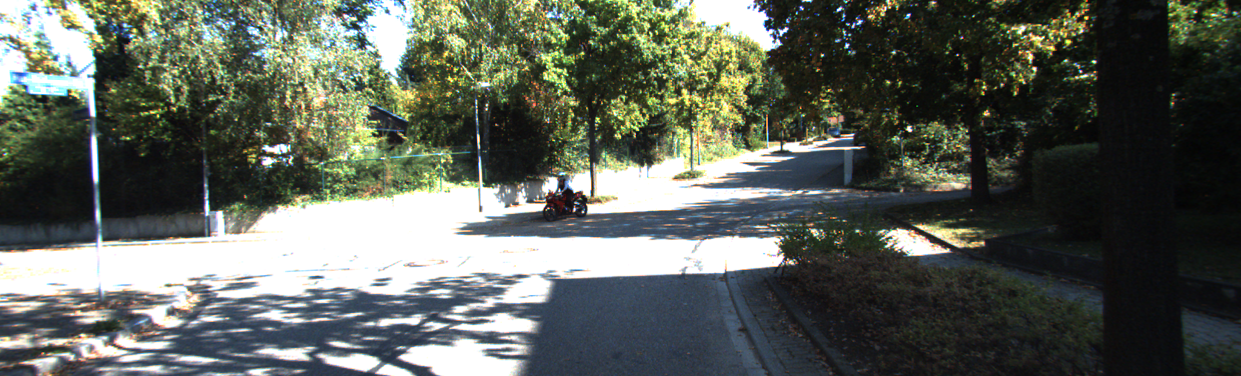
#> input picture MOB-22-UoE-CW/data/image_02/data/0000000889.png, 1241 x 376 px; its folder holds 4 pictures in this run; the run also reads 1 picture not shown here
$ jupyter execute --allow-errors 3_visual_odometry_and_EKF.ipynb
#> lines starting #> are read from the running program, lines starting #| are printed output that depends on the picture; after the words box and inside, x2 and y2 are one past the last pixel; in counts of white or black regions, pixels touching at a corner belong together
## (Stereo) Visual Odometry

[cell 1]
import cv2
import numpy as np
import datetime
import matplotlib.pyplot as plt

### Dataset Handling
Let's make a dataset handling object to make our data more accessible as we complete our task.

[cell 2]
class Dataset_Handler():
    def __init__(self, lidar=False, progress_bar=True):
#> called with lidar = False, progress_bar = True
        import pandas as pd
        import os
        import cv2

        self.left_image_files = os.listdir('./data/image_02/data')
        self.right_image_files = os.listdir('./data/image_03/data')
        self.left_image_files.sort()
        self.right_image_files.sort()

        self.num_frames = len(self.left_image_files)

        self.reset_frames()
            # Store original frame to memory for testing functions
        self.first_image_left = cv2.imread('./data/image_02/data/'
                                               + self.left_image_files[0], 0)
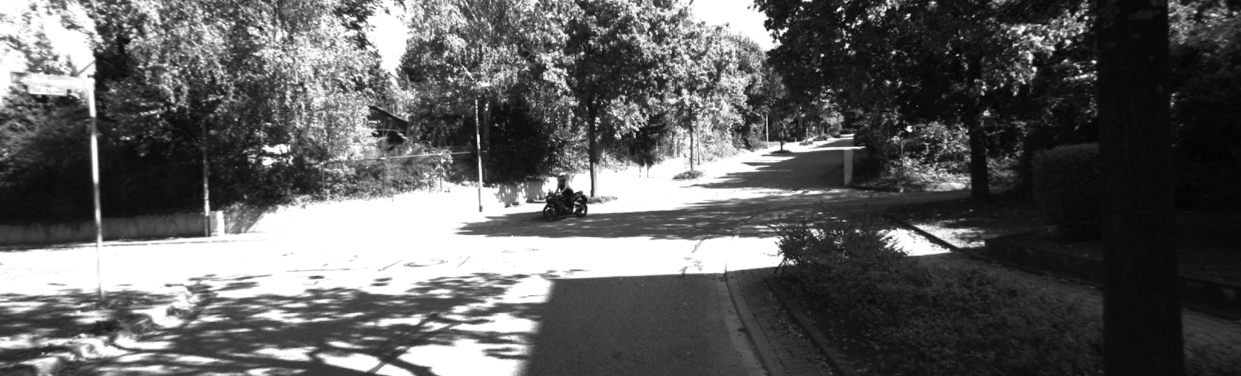
#> self.first_image_left: shape (376, 1241); min 3, max 255, mean 95.3

        self.first_image_right = cv2.imread('./data/image_03/data/'
                                               + self.right_image_files[0], 0)
        self.second_image_left = cv2.imread('./data/image_02/data/'
                                               + self.left_image_files[1], 0)
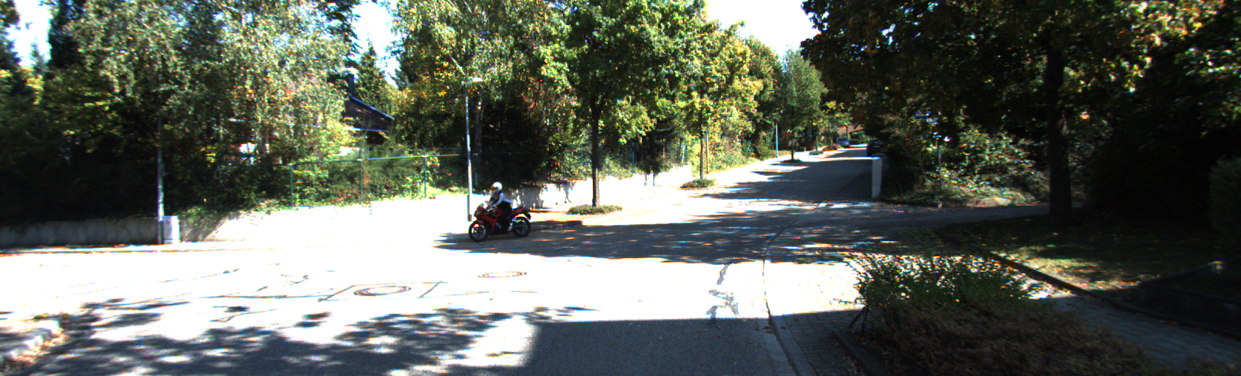
#> input picture MOB-22-UoE-CW/data/image_02/data/0000000893.png, 1241 x 376 px
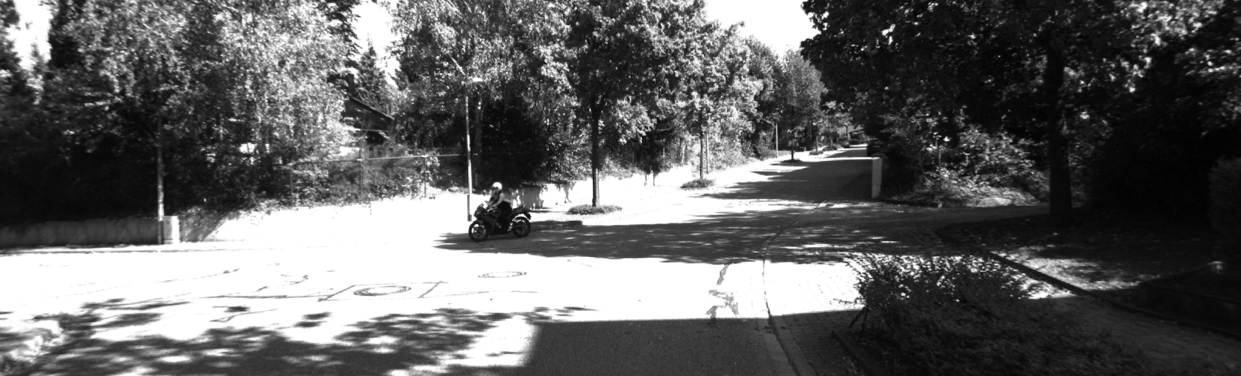
#> self.second_image_left: shape (376, 1241); min 1, max 255, mean 98.5
        self.imheight = self.first_image_left.shape[0]
#> self.imheight = 376
        self.imwidth = self.first_image_left.shape[1]
#> self.imwidth = 1241


    def reset_frames(self):
        # Resets all generators to the first frame of the sequence
        self.images_left = (cv2.imread('./data/image_02/data/'+ name_left, 0)
                            for name_left in self.left_image_files)
        self.images_right = (cv2.imread('./data/image_03/data/' + name_right, 0)
                            for name_right in self.right_image_files)

#### disparity map and depth map
Unlike the simulation dataset we used in the tutorial, this time we are going to use a real driving dataset. Therefore we don't have depth images that you need to use for PnP directly, however, we have stereo images in this dataset, so the depth map can be generated from that.

[cell 3]
def compute_left_disparity_map(img_left, img_right, matcher='bm', rgb=False, verbose=False):
    '''
    Takes a left and right stereo pair of images and computes the disparity map for the left
    image. Pass rgb=True if the images are RGB.

    Arguments:
    img_left -- image from left camera
    img_right -- image from right camera

    Optional Arguments:
    matcher -- (str) can be 'bm' for StereoBM or 'sgbm' for StereoSGBM matching
    rgb -- (bool) set to True if passing RGB images as input
    verbose -- (bool) set to True to report matching type and time to compute

    Returns:
    disp_left -- disparity map for the left camera image

    '''
    # Feel free to read OpenCV documentation and tweak these values. These work well
    sad_window = 6
    num_disparities = sad_window*16
    block_size = 11
    matcher_name = matcher

    if matcher_name == 'bm':
        matcher = cv2.StereoBM_create(numDisparities=num_disparities,
                                      blockSize=block_size
                                     )

    elif matcher_name == 'sgbm':
        matcher = cv2.StereoSGBM_create(numDisparities=num_disparities,
                                        minDisparity=0,
                                        blockSize=block_size,
                                        P1 = 8 * 3 * sad_window ** 2,
                                        P2 = 32 * 3 * sad_window ** 2,
                                        mode=cv2.STEREO_SGBM_MODE_SGBM_3WAY
                                       )
    if rgb:
        img_left = cv2.cvtColor(img_left, cv2.COLOR_BGR2GRAY)
        img_right = cv2.cvtColor(img_right, cv2.COLOR_BGR2GRAY)
    start = datetime.datetime.now()
    disp_left = matcher.compute(img_left, img_right).astype(np.float32)/16
    end = datetime.datetime.now()
#     if verbose:
#         print(f'Time to compute disparity map using Stereo{matcher_name.upper()}:', end-start)

    return disp_left

[cell 4]
handler = Dataset_Handler()
left = handler.first_image_left
right = handler.first_image_right
#> (the rest of this cell did not finish here and is left out)

plt.figure(figsize=(11,7))
plt.imshow(disp)

[cell 5]
def decompose_projection_matrix(p):
    '''
    Shortcut to use cv2.decomposeProjectionMatrix(), which only returns k, r, t, and divides
    t by the scale, then returns it as a vector with shape (3,) (non-homogeneous)

    Arguments:
    p -- projection matrix to be decomposed

    Returns:
    k, r, t -- intrinsic matrix, rotation matrix, and 3D translation vector

    '''
    k, r, t, _, _, _, _ = cv2.decomposeProjectionMatrix(p)
    t = (t / t[3])[:3]

    return k, r, t

# [38 lines left out: function calc_depth_map, not called in this run]

def stereo_2_depth(img_left, img_right, P0, P1, matcher='bm', rgb=False, verbose=False,
                   rectified=True):
    '''
    Takes stereo pair of images and returns a depth map for the left camera. If your projection
    matrices are not rectified, set rectified=False.

    Arguments:
    img_left -- image of left camera
    img_right -- image of right camera
    P0 -- Projection matrix for the left camera
    P1 -- Projection matrix for the right camera

    Optional Arguments:
    matcher -- (str) can be 'bm' for StereoBM or 'sgbm' for StereoSGBM
    rgb -- (bool) set to True if images passed are RGB. Default is False
    verbose -- (bool) set to True to report computation time and method
    rectified -- (bool) set to False if P1 not rectified to P0. Default is True

    Returns:
    depth -- depth map for left camera

    '''
    # Compute disparity map
    disp = compute_left_disparity_map(img_left,
                                      img_right,
                                      matcher=matcher,
                                      rgb=rgb,
                                      verbose=verbose)
    # Decompose projection matrices
    k_left, r_left, t_left = decompose_projection_matrix(P0)
    k_right, r_right, t_right = decompose_projection_matrix(P1)
    # Calculate depth map for left camera
    depth = calc_depth_map(disp, k_left, t_left, t_right)

    return depth

[cell 6]
P0 = np.array([[7.188560e+02 ,   0.    ,  6.071928e+02,   4.538225e+01],
               [  0.    ,7.188560e+02 , 1.852157e+02,   -1.130887e-01],
               [  0.    ,   0.    ,   1.    ,   3.779761e-03]])
P1 = np.array([[7.188560e+02 ,   0.    ,  6.071928e+02,   -3.372877e+02],
               [  0.    ,7.188560e+02 , 1.852157e+02,   2.369057e+00],
               [  0.    ,   0.    ,   1.    ,   4.915215e-03]])

#> (a cell that did not finish here is left out)

plt.imshow(depth)

[cell 8]
# We can constuct a mask using this information like so
mask = np.zeros(handler.first_image_left.shape[:2], dtype=np.uint8)

### Your task:

[cell 9]
# [29 lines left out: function extract_features, not called in this run]

[cell 10]
# [52 lines left out: function match_features, not called in this run]

[cell 11]
# [20 lines left out: function filter_matches_distance, not called in this run]

[cell 12]
# [17 lines left out: function visualize_matches, not called in this run]

[cell 13]
# [40 lines left out: function estimate_motion, not called in this run]

### check your implementation here

[cell 14]
image_left = handler.first_image_left
plt.imshow(image_left)
image_right = handler.first_image_right
image_plus1 = handler.second_image_left
#> (the rest of this cell did not finish here and is left out)

kp0, des0 = extract_features(image_left, 'orb')
kp1, des1 = extract_features(image_plus1, 'orb')
matches = match_features(des0, des1, matching='BF', detector='orb')
print('Number of matches before filtering:', len(matches))
matches = filter_matches_distance(matches, 0.8)
print('Number of matches after filtering:', len(matches))
visualize_matches(image_left, kp0, image_plus1, kp1, matches)

[cell 15]
def visual_odometry(handler, detector='orb', matching='FLANN', filter_match_distance=None,
                    stereo_matcher='sgbm', mask=None, depth_type='stereo'):
    '''
    Function to perform visual odometry on a sequence from the KITTI visual odometry dataset.
    Takes as input a Data_Handler object and optional parameters.

    Arguments:
    handler -- Data_Handler object instance

    Optional Arguments:
    detector -- (str) can be 'sift' or 'orb'. Default is 'sift'.
    matching -- (str) can be 'BF' for Brute Force or 'FLANN'. Default is 'BF'.
    filter_match_distance -- (float) value for ratio test on matched features. Default is None.
    stereo_matcher -- (str) can be 'bm' (faster) or 'sgbm' (more accurate). Default is 'bm'.
    mask -- (array) mask to reduce feature search area to where depth information available.
    depth_type -- (str) can be 'stereo' or set to None to use Essential matrix decomposition.
                        Note that scale will be incorrect with no depth used.

    Returns:
    trajectory -- Array of shape Nx3x4 of estimated poses of vehicle for each computed frame.

    '''
    P0 = np.array([[7.188560e+02 ,   0.    ,  6.071928e+02,   4.538225e+01],
               [  0.    ,7.188560e+02 , 1.852157e+02,   -1.130887e-01],
               [  0.    ,   0.    ,   1.    ,   3.779761e-03]])
    P1 = np.array([[7.188560e+02 ,   0.    ,  6.071928e+02,   -3.372877e+02],
               [  0.    ,7.188560e+02 , 1.852157e+02,   2.369057e+00],
               [  0.    ,   0.    ,   1.    ,   4.915215e-03]])

    # Report methods being used to user
    print('Generating disparities with Stereo{}'.format(str.upper(stereo_matcher)))
    print('Detecting features with {} and matching with {}'.format(str.upper(detector), matching))

    if filter_match_distance is not None:
        print('Filtering feature matches at threshold of {}*distance'.format(filter_match_distance))

    matches = []
    depth_maps = []
    kp = []

    # Decompose projection matrices
    k_left, r_left, t_left = decompose_projection_matrix(P0)

    images_left = list(handler.images_left)
    images_right = list(handler.images_right)

    for i in range(handler.num_frames - 1):
        image_left = images_left[i]
        image_right = images_right[i]
        image_plus1 = images_left[i+1]


        # Compute depth map for left camera
        depth_map = stereo_2_depth(image_left, image_right, P0,  P1, matcher=stereo_matcher, verbose=False)
        depth_maps.append(depth_map)


        kp0, des0 = extract_features(image_left, detector,mask)
        kp1, des1 = extract_features(image_plus1, detector,mask)
        kp.append(kp0)

        match = match_features(des0, des1, matching, detector)
        match = filter_matches_distance(match, filter_match_distance)
        matches.append(match)


    final_image_left = images_left[handler.num_frames - 1]
    final_image_right = images_right[handler.num_frames - 1]
    depth_maps.append(stereo_2_depth(final_image_left, final_image_right,P0,P1, matcher=stereo_matcher, verbose = False))
    kp0, des0 = extract_features(final_image_left, detector,mask)
    kp.append(kp0)


    # Create variables for computation
    robot_pose = np.zeros((len(matches) + 1, 4, 4))

    # Initialize camera pose
    robot_pose[0] = np.eye(4)

    # Iterate through the matched features
    for i in range(len(matches)):
        # Estimate camera motion between a pair of images
        rmat, tvec, image1_points, image2_points = estimate_motion(matches[i], kp[i], kp[i + 1], k_left, depth_maps[i])

        # Determine current pose from rotation and translation matrices
        current_pose = np.eye(4)
        current_pose[0:3, 0:3] = rmat
        current_pose[0:3, 3] = tvec.T

        # Build the robot's pose from the initial position by multiplying previous and current poses
        robot_pose[i + 1] = robot_pose[i] @ np.linalg.inv(current_pose)


    return robot_pose[:,:3,:]

[cell 16]
mask = np.zeros(handler.first_image_left.shape[:2], dtype=np.uint8)
ymax = handler.first_image_left.shape[0]
#> ymax = 376
xmax = handler.first_image_left.shape[1]
#> xmax = 1241
cv2.rectangle(mask, (96,0), (xmax,ymax), (255), thickness = -1)
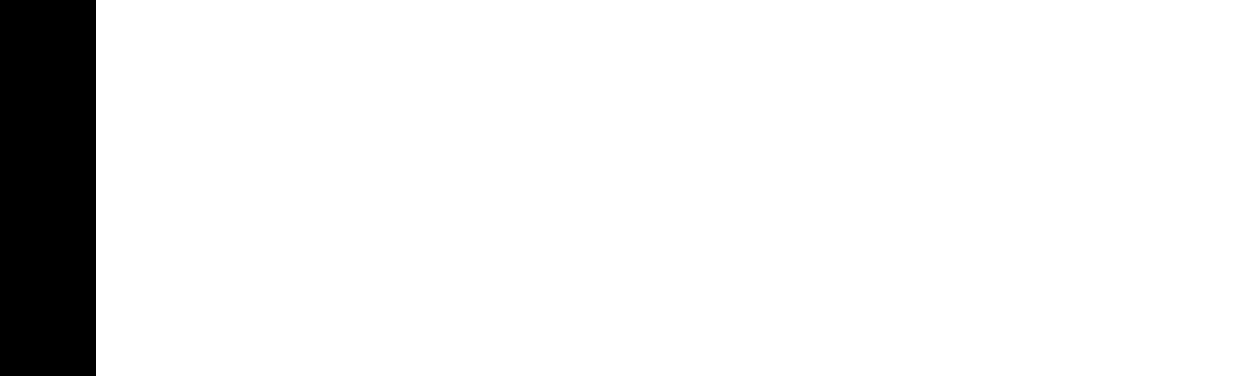
#> mask: shape (376, 1241); 92.3% white; 1 black region, box (x1, y1, x2, y2) and area: (0, 0, 96, 376) 36096
plt.imshow(mask)
# You can set nfeatures to 500 and use FLANN based matcher for a faster computation
#> (the rest of this cell did not finish here and is left out)

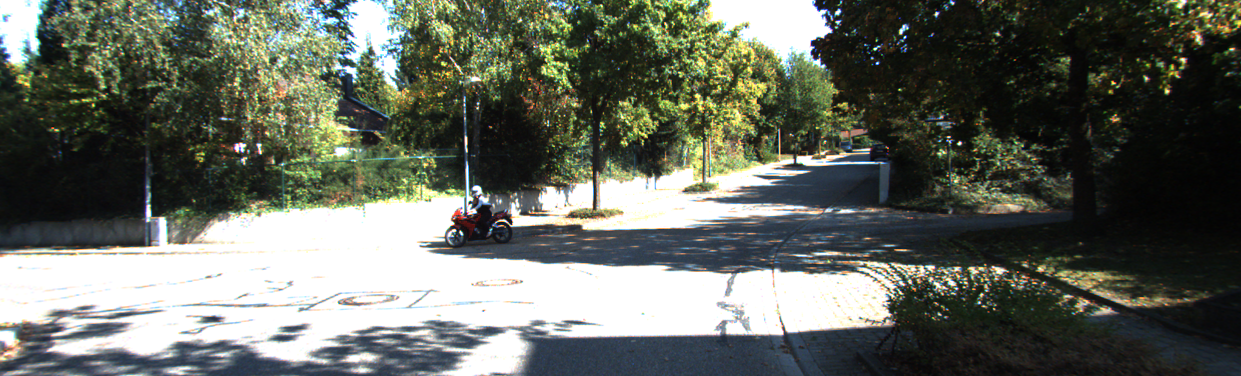
#> input picture MOB-22-UoE-CW/data/image_02/data/0000000894.png, 1241 x 376 px
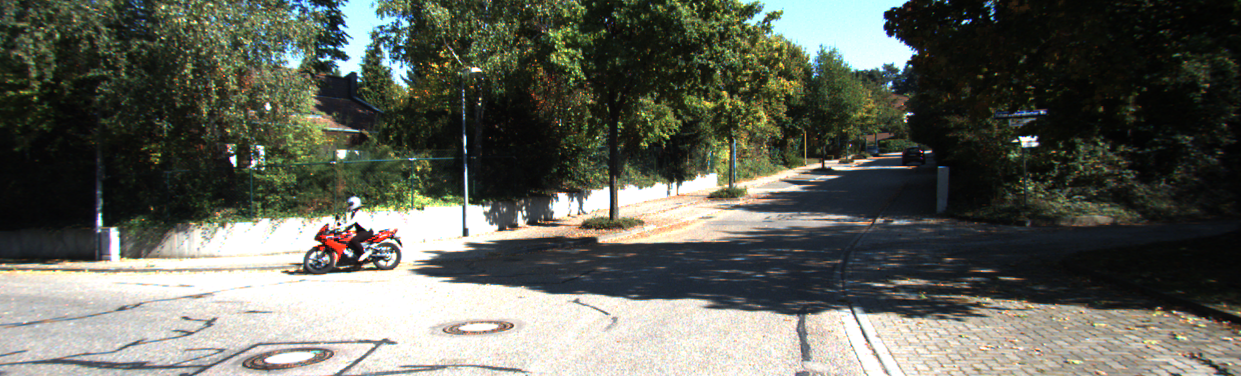
#> input picture MOB-22-UoE-CW/data/image_02/data/0000000899.png, 1241 x 376 px
#> in visual_odometry, `images_left = list(handler.images_left)`: images_left = 4 items
#> in visual_odometry, `images_right = list(handler.images_right)`: images_right = 2 items
#> after the loop in visual_odometry, `for i in range(handler.num_frames - 1):`: depth_maps = []

#### Load  gps data
Given that GPS have a noise following a normal distribution of 0 mean and 0.5 standard deviation

[cell 17]
gps_data = np.load('data/gps.npy')
#> (reads MOB-22-UoE-CW/data/gps.npy from the repository)
gps_data.shape

[cell 18]
fig = plt.figure(figsize=(10,10))

ax = fig.add_subplot(111)
ax.set_aspect('equal')
#> (the rest of this cell did not finish here and is left out)

##### You might need this in following part

[cell 19]
delta_pose = np.zeros((handler.num_frames-1,2))
bearing = np.zeros(handler.num_frames)
relative_angle = np.zeros(handler.num_frames-1)
distance = np.zeros(handler.num_frames-1)
#> (the rest of this cell did not finish here and is left out)

## Extended Kalman Filter

Now please try to use EKF to fuse the visual odometry from cameras with gps.

For simplicity, set the state vector X = \begin{bmatrix}
 b \\
 x \\
 y
\end{bmatrix}
### Motion Model
\begin{align}
\mathbf{x}_{k} &=
\begin{bmatrix}
1 &0 & 0 \\
0 &1 & 0\\
0 &0 & 1
\end{bmatrix}
\mathbf{x}_{k-1} +
\begin{bmatrix}
1 &0 \\
0 &sin(b)\\
0 &cos(b)
\end{bmatrix}
\left(
\begin{bmatrix}
\theta \\
d
\end{bmatrix}
+ \mathbf{w}_k
\right)
\, , \, \, \, \, \, \mathbf{w}_k = \mathcal{N}\left(\mathbf{0}, \mathbf{Q}\right)
\end{align}

- $\mathbf{x}_k = \left[ b \, x \, y  \right]^T$ is the current bearing and 2d position of the vehicle
- $\theta $ is the change in bearing between frame k-1 and k, data is stored in "relative_angle"
- $d$ is the distance traveled between frame k-1 and k, data is stored in "distance"

The process noise $\mathbf{w}_k$ has a (zero mean) normal distribution with a constant covariance $\mathbf{Q}$.

### Measurement Model

The measurement model from gps $\mathbf{y}_k = \left[x \, y \right]^T$.

\begin{align}
\mathbf{y}_k =
\begin{bmatrix}
0 & 1 & 0 \\
0 & 0 & 1
\end{bmatrix}
x_k
+ \mathbf{n}_k
\, , \, \, \, \, \, \mathbf{n}_k = \mathcal{N}\left(\mathbf{0}, \mathbf{R}\right)
\end{align}

The gps measurement noise $\mathbf{n}_k$ has a (zero mean) normal distribution with a constant covariance $\mathbf{R}$.

[cell 20]
from numpy.linalg import inv

init_x = np.array([0,0,0]) # inital state
P_init = np.diag([0, 0, 0]) # inital state covariance

th_var = 0.01 # translation velocity variance
d_var = 0.01  # rotational velocity variance

r_var = 1 # range measurements variance
b_var = 1 # bearing measurement variance
Q_km = np.diag([th_var, d_var])  # input noise covariance
cov_y = np.diag([r_var, b_var])   # measurement noise covariance
### your implementation:

x_est = np.zeros([handler.num_frames,3])
P_est = np.zeros([handler.num_frames,3,3])

x_est[0] = init_x
P_est[0] = P_init


for i in range(1, handler.num_frames - 1):

    # Prediction Step
    x_k = x_est[i-1]
    P_k = P_est[i-1, :, :]

    # Apply motion model
    b = x_est[i-1][0]
    x_k = np.eye(3).dot(x_est[i-1]) + np.mat([[1,0],[0, np.sin(b)], [0, np.cos(b)]]).dot(np.mat([[relative_angle[i]],[distance[i]]])).reshape((3,))


    # Correction Step

    # Compute measurement model Jacobian
    H_k = np.mat([[0,1,0],[0,0,1]])

    M_k = np.eye(2)

    # Compute Kalman Gain
    K_k = P_k.dot(H_k.T).dot(inv(H_k.dot(P_k).dot(H_k.T) + M_k.dot(cov_y).dot(M_k.T)))

    # Compute motion model Jacobian
    F_km = np.mat([[1,0,0],[np.cos(b)*distance[i],1,0],[-np.sin(b)*distance[i],0,1]])

    L_km = np.mat([[1,0],[0,np.sin(b)], [0,np.cos(b)]])

    # Propagate uncertainty
    P_k = F_km.dot(P_k).dot(F_km.T) + L_km.dot(Q_km).dot(L_km.T)

    # Update state estimate using available landmark measurements
    y = gps_data[i]

    # Apply measurement model
    y_k = x_k.dot(np.mat([[0,1,0],[0,0,1]]).T)

    x_k = x_k + (K_k.dot((y - y_k).T)).T

    P_k = (np.eye(3) - K_k.dot(H_k)).dot(P_k)


    x_est[i] = x_k
    P_est[i, :, :] = P_k
